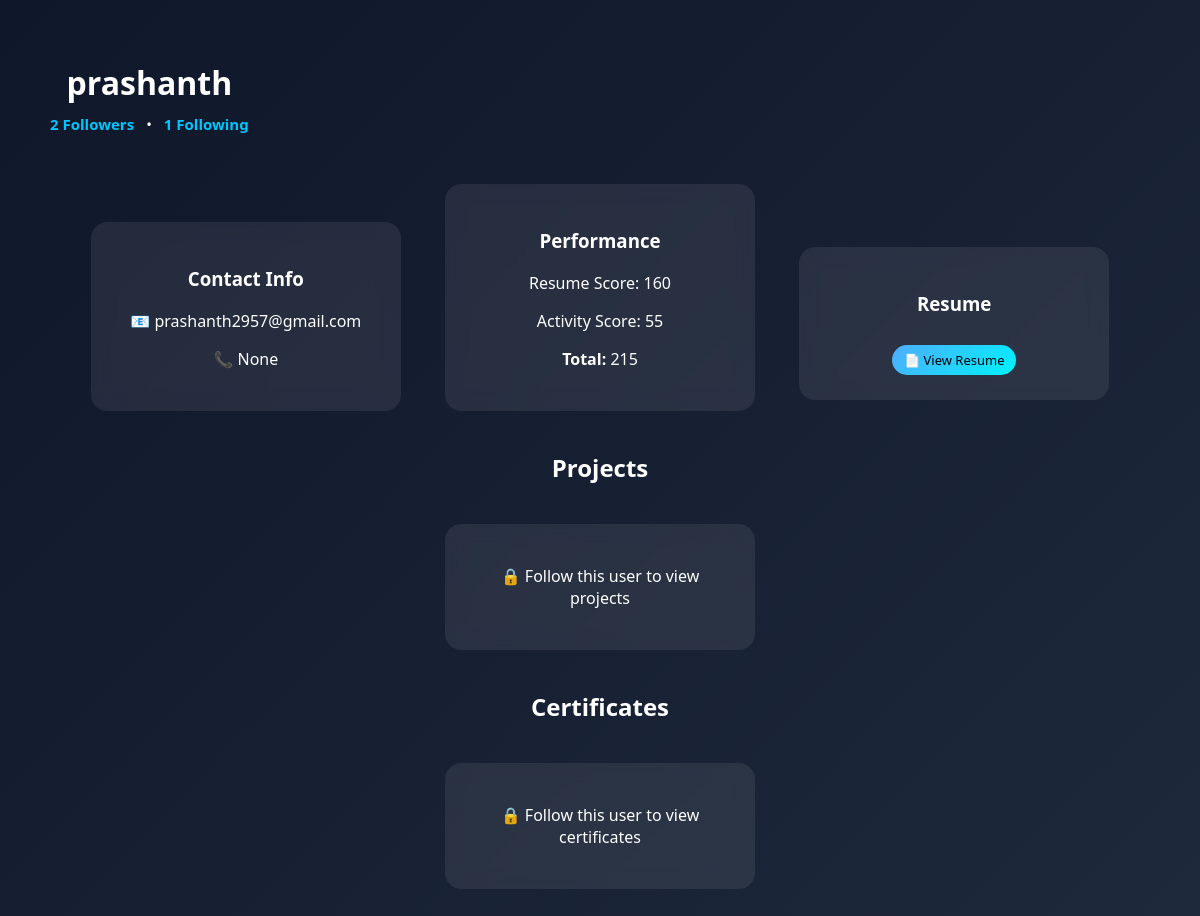
/candidate/1, run on an earlier commit of the app's database.
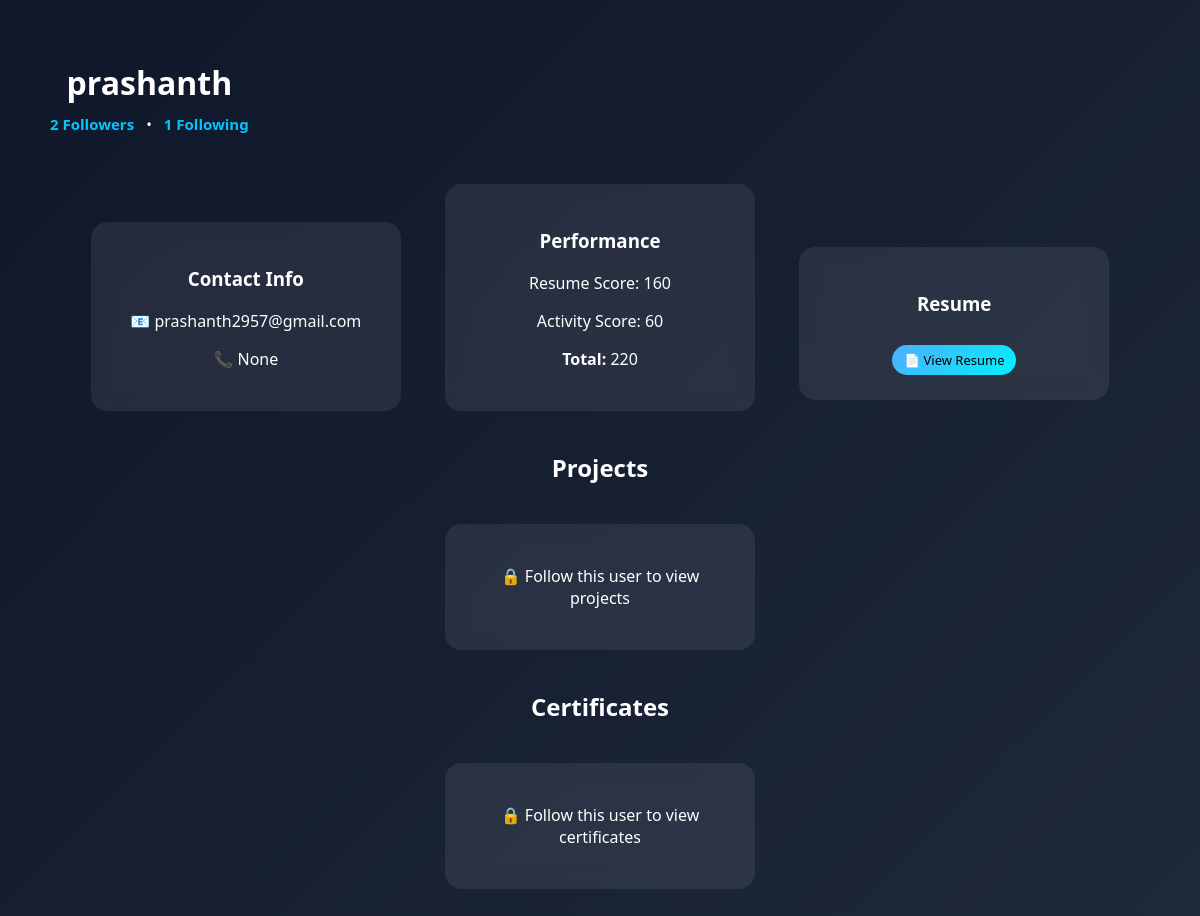
And on a later commit of the database.
### tables this page shows
CREATE TABLE users(
 id INTEGER PRIMARY KEY AUTOINCREMENT,
 name TEXT,
 email TEXT UNIQUE,
 password TEXT
, phone TEXT, linkedin TEXT, github TEXT, resume_score INTEGER DEFAULT 0, activity_score INTEGER DEFAULT 0, resume_file TEXT);

### app.py (the view, shortened to what this page needs)
@app.route("/candidate/<int:user_id>")
def candidate_profile(user_id):
    conn = get_db()
    user = conn.execute("""
        SELECT name,email,phone,linkedin,github,resume_score,activity_score,resume_file
        FROM users WHERE id=?
    """, (user_id,)).fetchone()
    if not user:
        conn.close()
        return "User not found"
    viewer = session.get("user_id")
    is_following = False
    can_view = False
    if viewer == user_id:
        can_view = True
    else:
        relation = conn.execute("""
            SELECT 1 FROM connections
            WHERE follower_id=? AND following_id=?
        """, (viewer, user_id)).fetchone()
        if relation:
            can_view = True
    projects = []
    certificates = []
    followers_count = conn.execute("""
        SELECT COUNT(*) FROM connections WHERE following_id=?
    """, (user_id,)).fetchone()[0]
    following_count = conn.execute("""
        SELECT COUNT(*) FROM connections WHERE follower_id=?
    """, (user_id,)).fetchone()[0]
    conn.close()
    return render_template(
        "candidate_profile.html",
        user=user,
        projects=projects,
        certificates=certificates,
        followers_count=followers_count,
        following_count=following_count,
        user_id=user_id,
        can_view=can_view,
        is_following=is_following
    )

### app.py (called while the page is built)
def get_db():
    return sqlite3.connect(DB_PATH, check_same_thread=False)

### templates/candidate_profile.html (shortened to what this page needs)
<!DOCTYPE html>
<html>
<head>
  <link rel="stylesheet" href="/static/css/style.css">
</head>
<body>
<div class="container">
  <div class="profile-header">
    <div class="profile-left">
      <h1 class="profile-name">{{ user[0] }}</h1>
      <div class="follow-bar">
        <a href="/followers/{{ user_id }}" class="follow-link">
          <strong>{{ followers_count }}</strong> Followers
        </a>
        <span class="dot">•</span>
        <a href="/following/{{ user_id }}" class="follow-link">
          <strong>{{ following_count }}</strong> Following
        </a>
      </div>
    </div>
  </div>
  <div class="card">
    <h3>Contact Info</h3>
    <p>📧 {{ user[1] }}</p>
    <p>📞 {{ user[2] }}</p>
  </div>
  <div class="card">
    <h3>Performance</h3>
    <p>Resume Score: {{ user[5] }}</p>
    <p>Activity Score: {{ user[6] }}</p>
    <p><b>Total:</b> {{ user[5] + user[6] }}</p>
  </div>
  {% if user[7] %}
    <div class="card">
      <h3>Resume</h3>
      <a href="/static/resumes/{{ user[7] }}" target="_blank" class="proj-btn">
        📄 View Resume
      </a>
    </div>
  {% else %}
    <p class="muted-text"><i>No resume uploaded</i></p>
  {% endif %}
  <h2>Projects</h2>
  {% if can_view %}
    {% if projects %}
      {% for p in projects %}
        <div class="proj-card">
          <h3>{{ p[0] }}</h3>
          <p>{{ p[1] }}</p>
          {% if p[2] %}
            <a href="{{ p[2] }}" target="_blank" class="proj-btn">View Project</a>
          {% endif %}
        </div>
      {% endfor %}
    {% else %}
      <p>No projects added</p>
    {% endif %}
  {% else %}
    <div class="card">
      <p>🔒 Follow this user to view projects</p>
    </div>
  {% endif %}
  <h2>Certificates</h2>
  {% if can_view %}
    <div class="gal-grid">
      {% if certificates %}
        {% for c in certificates %}
          {% if c.endswith('.pdf') %}
            <embed src="/static/uploads/{{ c }}" class="gal-pdf">
          {% else %}
            <img src="/static/uploads/{{ c }}" class="gal-img">
          {% endif %}
        {% endfor %}
      {% else %}
        <p>No certificates uploaded</p>
      {% endif %}
    </div>
  {% else %}
    <div class="card">
      <p>🔒 Follow this user to view certificates</p>
    </div>
  {% endif %}
</div>
</body>
</html>

### static/css/style.css (style rules this page uses)
body { margin: 0; font-family: 'Segoe UI', sans-serif; background: linear-gradient(135deg, #0f172a, #1e293b); color: #fff; }
.container { max-width: 1100px; margin: auto; padding: 40px; text-align: center; }
.card { background: rgba(255,255,255,0.08); backdrop-filter: blur(10px); border-radius: 16px; padding: 25px; margin: 20px; display: inline-block; width: 260px; transition: 0.4s; transform-style: preserve-3d; }
h1 { font-size: 48px; margin-bottom: 10px; }
.proj-btn { background: linear-gradient(135deg, #667eea, #764ba2); color: white; padding: 6px 12px; border-radius: 20px; font-size: 13px; text-decoration: none; transition: opacity 0.2s ease; }
.proj-btn { display: inline-block; margin-top: 10px; background: linear-gradient(135deg, #4facfe, #00f2fe); color: #000 !important; padding: 6px 12px; border-radius: 20px; font-size: 13px; text-decoration: none; }
.profile-header { display: flex; justify-content: space-between; align-items: center; margin-bottom: 10px; }
.profile-header { display: flex; justify-content: space-between; align-items: center; margin-bottom: 30px; }
.profile-name { margin-bottom: 6px; }
.follow-bar { display: flex; align-items: center; gap: 12px; font-size: 15px; color: #e5e7eb; }
.follow-link { color: #38bdf8; text-decoration: none; font-weight: 600; }
.dot { color: #94a3b8; }
.profile-header { display: flex; justify-content: space-between; align-items: center; margin-bottom: 30px; flex-wrap: wrap; }
.profile-name { color: white; font-size: 32px; margin-bottom: 10px; }
.follow-bar { display: flex; align-items: center; gap: 12px; margin-top: 8px; }
.follow-link { color: #00c6ff; text-decoration: none; font-weight: bold; }
.dot { color: white; }

What changed in the data, as far as the page shows it:
changed users "prashanth": activity_score "55" → "60"; user[5]+user[6] "215" → "220"
